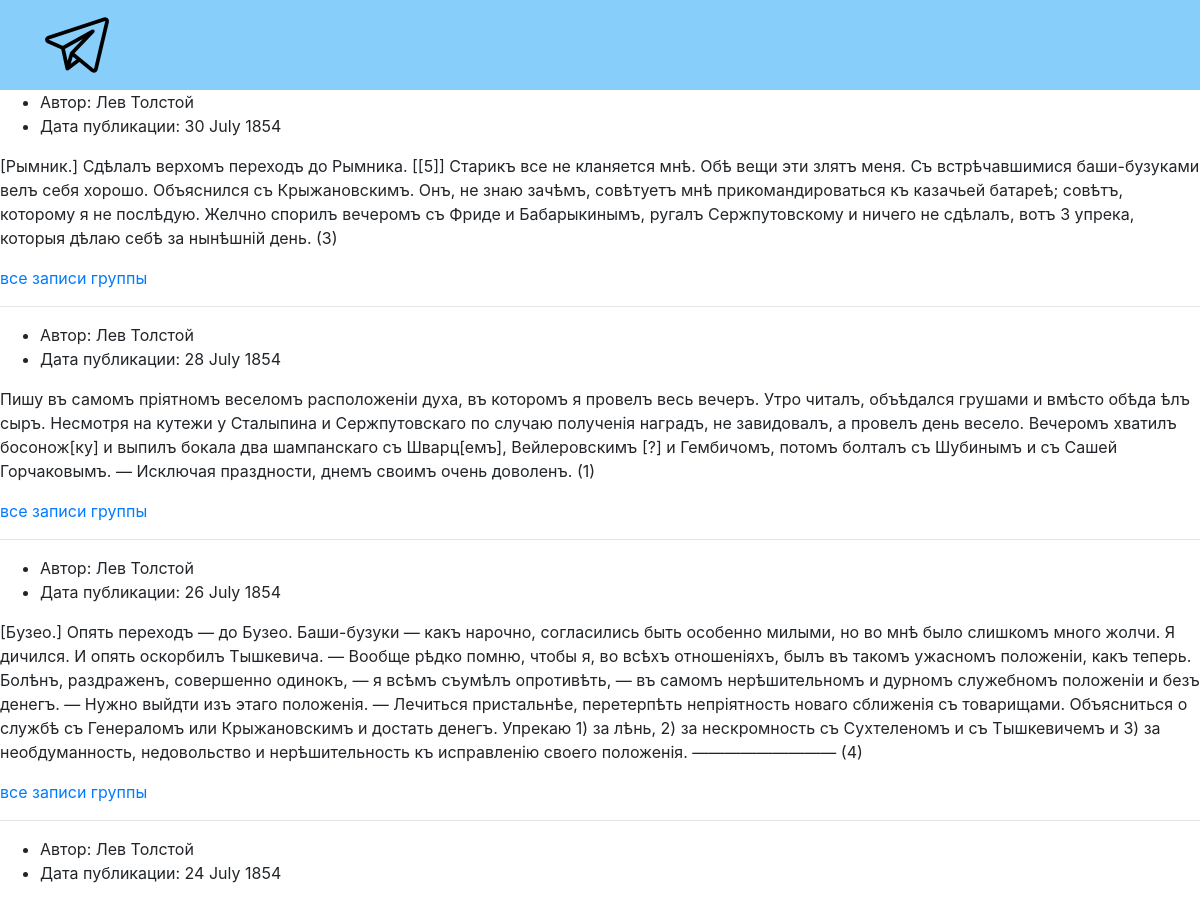
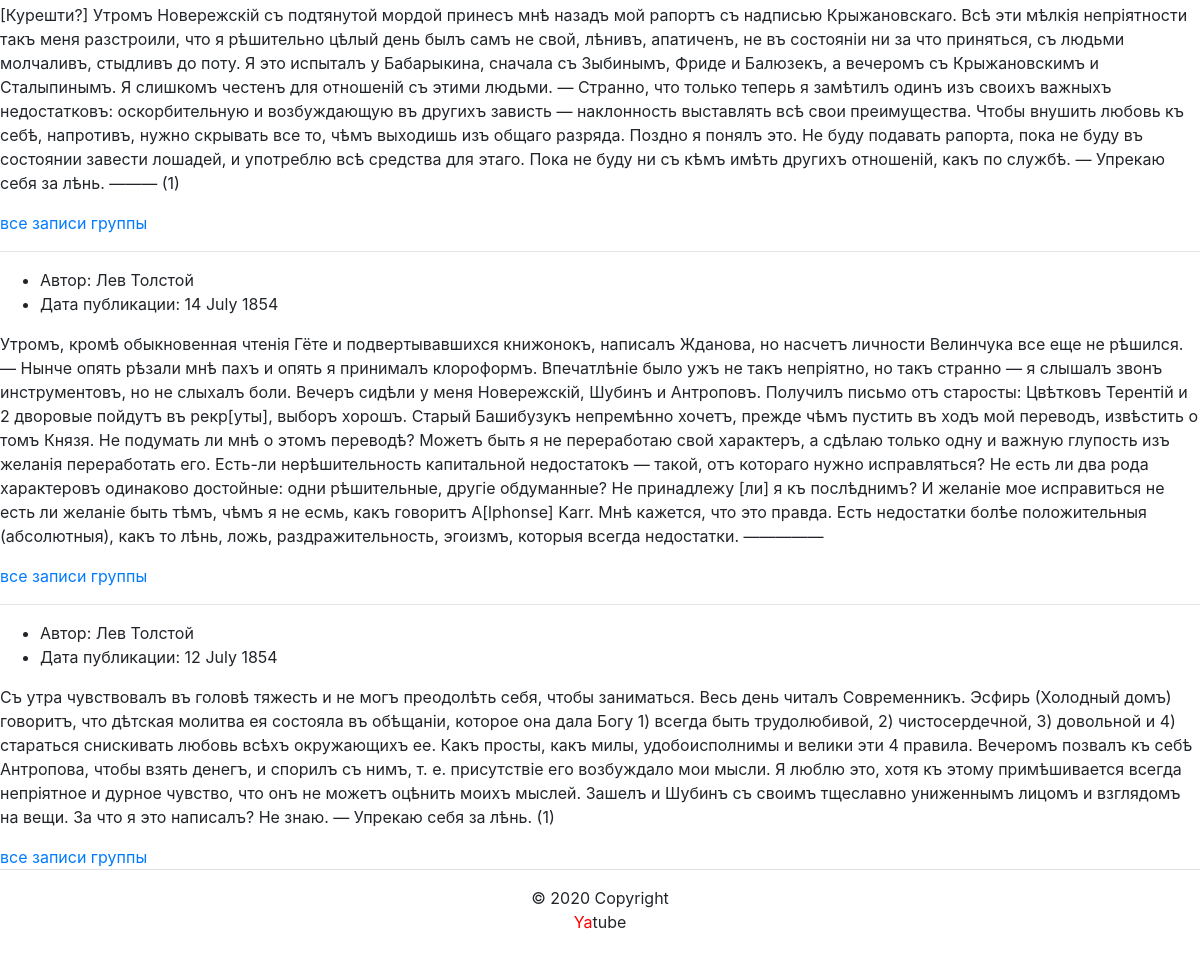
Screenshot of /group/3/ with the database file from the repository (2 pictures, top to bottom).
### posts/models.py (models this page shows)
class Post(models.Model):
    text = models.TextField()
    pub_date = models.DateTimeField(auto_now_add=True)
    author = models.ForeignKey(
        User,
        on_delete=models.CASCADE,
        related_name='posts'
    )
    group = models.ForeignKey(
        Group,
        on_delete=models.CASCADE,
        blank=True,
        null=True
    )

### posts/views.py (the view)
# urls.py: path('group/<slug:slug>/', views.group_posts, name = 'group')
def group_posts(request, slug):
    template = 'posts/posts_group_posts.html'
    print(slug)
    group = get_object_or_404(Group, slug=slug)
    posts = Post.objects.filter(group=group).order_by('-pub_date')[:10]
    context = {
        'group': group,
        'posts': posts,
    }
    return render(request, template, context)

### templates/posts/posts_group_posts.html
{% extends 'base.html' %}
{% block content %}
  {% for post in posts %}
  <ul>
    <li>
      Автор: {{ post.author.get_full_name }}
    </li>
    <li>
      Дата публикации: {{ post.pub_date|date:"d E Y" }}
    </li>
  </ul>
  <p>{{ post.text }}</p>
  <a href="">все записи группы</a>
  {% if not forloop.last %}<hr>{% endif %}
  {% endfor %}
{% endblock %}

### rows the page displays
Post: author.get_full_name "Лев Толстой", pub_date "30 July 1854", text "[Рымник.] Сдѣлалъ верхомъ переходъ до Рымника. [[5]] Старикъ все не кланяется мнѣ. Обѣ вещи эти злятъ меня. Съ встрѣчавшимися баши-бузуками велъ себя хорошо. Объяснился съ Крыжановскимъ. Онъ, не знаю зачѣмъ, совѣтуетъ мнѣ прикомандироваться къ казачьей батареѣ; совѣтъ, которому я не послѣдую. Желчно спорилъ вечеромъ съ Фриде и Бабарыкинымъ, ругалъ Сержпутовскому и ничего не сдѣлалъ, вотъ 3 упрека, которыя дѣлаю себѣ за нынѣшній день. (3)"
Post: author.get_full_name "Лев Толстой", pub_date "28 July 1854", text "Пишу въ самомъ пріятномъ веселомъ расположеніи духа, въ которомъ я провелъ весь вечеръ. Утро читалъ, объѣдался грушами и вмѣсто обѣда ѣлъ сыръ. Несмотря на кутежи у Сталыпина и Сержпутовскаго по случаю полученія наградъ, не завидовалъ, а провелъ день весело. Вечеромъ хватилъ босонож[ку] и выпилъ бокала два шампанскаго съ Шварц[емъ], Вейлеровскимъ [?] и Гембичомъ, потомъ болталъ съ Шубинымъ и съ Сашей Горчаковымъ. — Исключая праздности, днемъ своимъ очень доволенъ. (1)"
Post: author.get_full_name "Лев Толстой", pub_date "26 July 1854", text "[Бузео.] Опять переходъ — до Бузео. Баши-бузуки — какъ нарочно, согласились быть особенно милыми, но во мнѣ было слишкомъ много жолчи. Я дичился. И опять оскорбилъ Тышкевича. — Вообще рѣдко помню, чтобы я, во всѣхъ отношеніяхъ, былъ въ такомъ ужасномъ положеніи, какъ теперь. Болѣнъ, раздраженъ, совершенно одинокъ, — я всѣмъ съумѣлъ опротивѣть, — въ самомъ нерѣшительномъ и дурномъ служебномъ положеніи и безъ денегъ. — Нужно выйдти изъ этаго положенія. — Лечиться пристальнѣе, перетерпѣть непріятность новаго сближенія съ товарищами. Объясниться о службѣ съ Генераломъ или Крыжановскимъ и достать денегъ. Упрекаю 1) за лѣнь, 2) за нескромность съ Сухтеленомъ и съ Тышкевичемъ и 3) за…"
Post: author.get_full_name "Лев Толстой", pub_date "24 July 1854", text "[Курешти?] Утромъ Новережскій съ подтянутой мордой принесъ мнѣ назадъ мой рапортъ съ надписью Крыжановскаго. Всѣ эти мѣлкія непріятности такъ меня разстроили, что я рѣшительно цѣлый день былъ самъ не свой, лѣнивъ, апатиченъ, не въ состояніи ни за что приняться, съ людьми молчаливъ, стыдливъ до поту. Я это испыталъ у Бабарыкина, сначала съ Зыбинымъ, Фриде и Балюзекъ, а вечеромъ съ Крыжановскимъ и Сталыпинымъ. Я слишкомъ честенъ для отношеній съ этими людьми. — Странно, что только теперь я замѣтилъ одинъ изъ своихъ важныхъ недостатковъ: оскорбительную и возбуждающую въ другихъ зависть — наклонность выставлять всѣ свои преимущества. Чтобы внушить любовь къ себѣ, напротивъ, нужно скрывать все…"
Post: author.get_full_name "Лев Толстой", pub_date "14 July 1854", text "Утромъ, кромѣ обыкновенная чтенія Гёте и подвертывавшихся книжонокъ, написалъ Жданова, но насчетъ личности Велинчука все еще не рѣшился. — Нынче опять рѣзали мнѣ пахъ и опять я принималъ клороформъ. Впечатлѣніе было ужъ не такъ непріятно, но такъ странно — я слышалъ звонъ инструментовъ, но не слыхалъ боли. Вечеръ сидѣли у меня Новережскій, Шубинъ и Антроповъ. Получилъ письмо отъ старосты: Цвѣтковъ Терентій и 2 дворовые пойдутъ въ рекр[уты], выборъ хорошъ. Старый Башибузукъ непремѣнно хочетъ, прежде чѣмъ пустить въ ходъ мой переводъ, извѣстить о томъ Князя. Не подумать ли мнѣ о этомъ переводѣ? Можетъ быть я не переработаю свой характеръ, a сдѣлаю только одну и важную глупость изъ желанія…"
Post: author.get_full_name "Лев Толстой", pub_date "12 July 1854", text "Съ утра чувствовалъ въ головѣ тяжесть и не могъ преодолѣть себя, чтобы заниматься. Весь день читалъ Современникъ. Эсфирь (Холодный домъ) говоритъ, что дѣтская молитва ея состояла въ обѣщаніи, которое она дала Богу 1) всегда быть трудолюбивой, 2) чистосердечной, 3) довольной и 4) стараться снискивать любовь всѣхъ окружающихъ ее. Какъ просты, какъ милы, удобоисполнимы и велики эти 4 правила. Вечеромъ позвалъ къ себѣ Антропова, чтобы взять денегъ, и спорилъ съ нимъ, т. е. присутствіе его возбуждало мои мысли. Я люблю это, хотя къ этому примѣшивается всегда непріятное и дурное чувство, что онъ не можетъ оцѣнить моихъ мыслей. Зашелъ и Шубинъ съ своимъ тщеславно униженнымъ лицомъ и взглядомъ на…"
